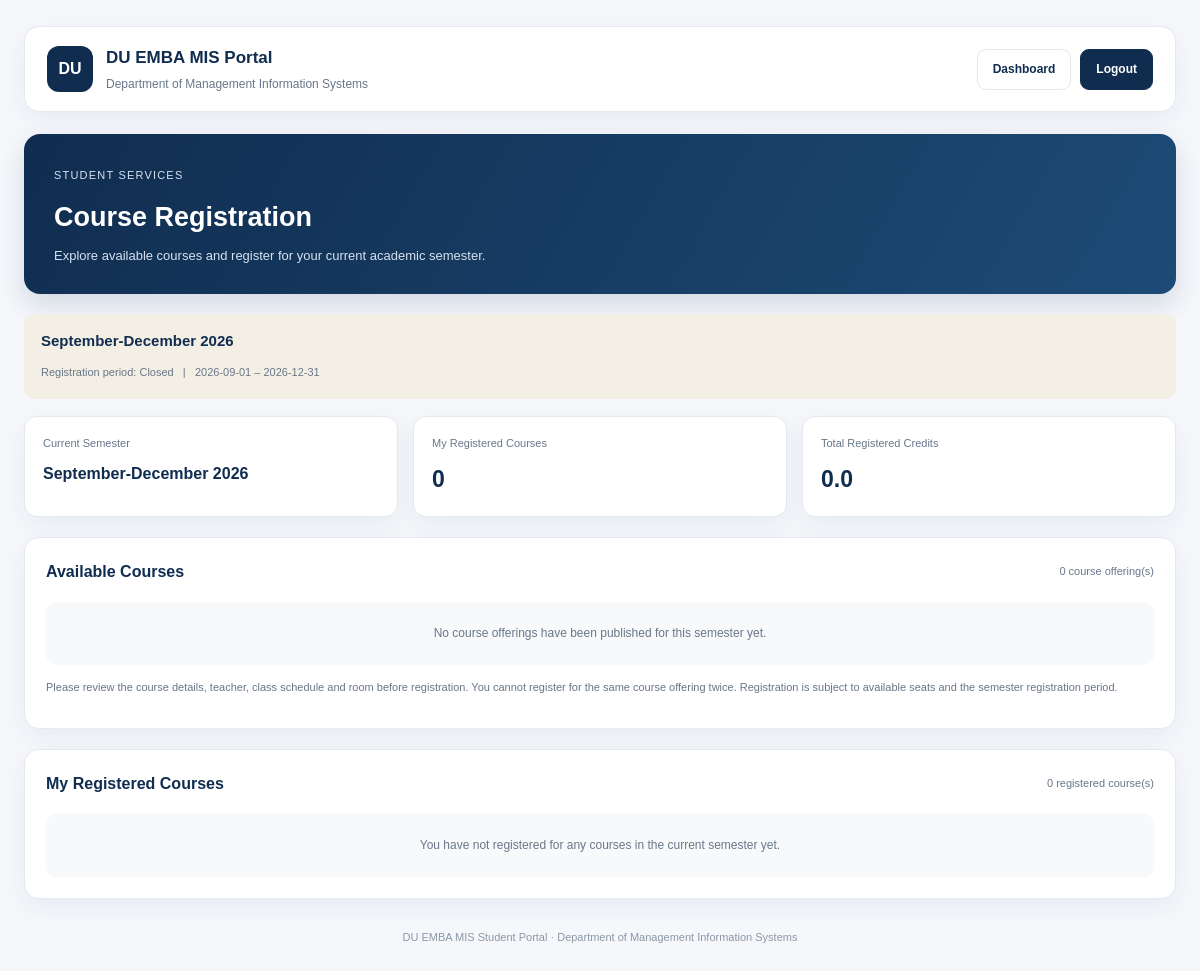
The page /student/course-registration.php (signed in) on the database its author committed.
### tables this page shows
CREATE TABLE `semesters` (
  `id` int UNSIGNED NOT NULL,
  `session_id` int UNSIGNED NOT NULL,
  `semester_name` varchar(100) NOT NULL,
  `start_date` date DEFAULT NULL,
  `end_date` date DEFAULT NULL,
  `registration_open` tinyint(1) NOT NULL DEFAULT '0',
  `status` enum('upcoming','active','completed') DEFAULT 'upcoming'
);

### student/course-registration.php (the view, shortened to what this page needs)
<?php
require_once __DIR__ . '/../config/database.php';
$userId = (int)($_SESSION['user_id'] ?? $_SESSION['id'] ?? 0);
function registration_escape($value): string
{
    return htmlspecialchars((string)($value ?? ''), ENT_QUOTES, 'UTF-8');
}
function registration_query(mysqli $conn, string $sql, string $types = '', array $params = []): array
{
    $stmt = $conn->prepare($sql);
    if ($types !== '') {
        $stmt->bind_param($types, ...$params);
    }
    if (!$stmt->execute()) {
        error_log('Course registration SQL execute error: ' . $stmt->error);
        $stmt->close();
        return [];
    }
    $result = $stmt->get_result();
    $rows = $result ? $result->fetch_all(MYSQLI_ASSOC) : [];
    return $rows;
}
function registration_one(mysqli $conn, string $sql, string $types = '', array $params = []): ?array
{
    $rows = registration_query($conn, $sql, $types, $params);
    return $rows[0] ?? null;
}
$student = null;
if ($userId > 0) {
    $student = registration_one(
        $conn,
        "SELECT id, student_id, user_id
         FROM students
         WHERE user_id = ?
         LIMIT 1",
        "i",
        [$userId]
    );
}
$studentTableId = (int)($student['id'] ?? 0);
$currentSemester = registration_one(
    $conn,
    "SELECT id, semester_name, start_date, end_date, registration_open, status
     FROM semesters
     WHERE status = 'active'
     ORDER BY id DESC
     LIMIT 1"
);
$currentSemesterId = (int)($currentSemester['id'] ?? 0);
$semesterRegistrationOpen =
    $currentSemester && (int)$currentSemester['registration_open'] === 1;
$availableCourses = [];
if ($currentSemesterId > 0) {
    $availableCourses = registration_query(
        $conn,
        "SELECT
            co.id AS offering_id,
            co.capacity,
            co.registration_open,
            c.course_code,
            c.course_title,
            c.credit_hours,
            u.full_name AS teacher_name,
            cs.class_day,
            cs.start_time,
            cs.end_time,
            cs.room,
            (
                SELECT COUNT(*)
                FROM course_registrations cr
                WHERE cr.offering_id = co.id
                  AND cr.status = 'registered'
            ) AS registered_count,
            (
                SELECT COUNT(*)
                FROM course_registrations cr2
                WHERE cr2.offering_id = co.id
                  AND cr2.student_id = ?
                  AND cr2.status = 'registered'
            ) AS already_registered
         FROM course_offerings co
         INNER JOIN courses c ON c.id = co.course_id
         LEFT JOIN teachers t ON t.id = co.teacher_id
         LEFT JOIN users u ON u.id = t.user_id
         LEFT JOIN course_schedules cs ON cs.offering_id = co.id
         WHERE co.semester_id = ?
           AND c.is_active = 1
         ORDER BY c.course_code ASC",
        "ii",
        [$studentTableId, $currentSemesterId]
    );
}
$myCourses = [];
if ($currentSemesterId > 0) {
    $myCourses = registration_query(
        $conn,
        "SELECT
            cr.id AS registration_id,
            cr.status,
            cr.registered_at,
            c.course_code,
            c.course_title,
            c.credit_hours,
            u.full_name AS teacher_name,
            cs.class_day,
            cs.start_time,
            cs.end_time,
            cs.room
         FROM course_registrations cr
         INNER JOIN course_offerings co ON co.id = cr.offering_id
         INNER JOIN courses c ON c.id = co.course_id
         LEFT JOIN teachers t ON t.id = co.teacher_id
         LEFT JOIN users u ON u.id = t.user_id
         LEFT JOIN course_schedules cs ON cs.offering_id = co.id
         WHERE cr.student_id = ?
           AND co.semester_id = ?
           AND cr.status = 'registered'
         ORDER BY c.course_code ASC",
        "ii",
        [$studentTableId, $currentSemesterId]
    );
}
$myCourseCount = count($myCourses);
$totalCredits = 0;
$dashboardLink = BASE_URL . '/student/dashboard.php';
$logoutLink = BASE_URL . '/auth/logout.php';
?>
<!DOCTYPE html>
<html lang="en">
<head>
    <link rel="stylesheet" href="<?= BASE_URL ?>/assets/css/style.css">
</head>
<body>
    <div class="cr-shell">
        <header class="cr-header">
            <div class="cr-brand">
                <div class="cr-logo">DU</div>
                <div>
                    <h2>DU EMBA MIS Portal</h2>
                    <p>Department of Management Information Systems</p>
                </div>
            </div>
            <div class="cr-actions">
                <a class="cr-btn" href="<?= registration_escape($dashboardLink) ?>">
                    Dashboard
                </a>
                <a class="cr-btn primary" href="<?= registration_escape($logoutLink) ?>">
                    Logout
                </a>
            </div>
        </header>
        <section class="cr-hero">
            <small>Student Services</small>
            <h1>Course Registration</h1>
            <p>
                Explore available courses and register for your current academic semester.
            </p>
        </section>
        <?php if ($currentSemester): ?>
        <div class="cr-semester">
            <strong>
                <?= registration_escape($currentSemester['semester_name']) ?>
            </strong>
            <span>
                Registration period:
                <?= $semesterRegistrationOpen ? 'Open' : 'Closed' ?>
                &nbsp; | &nbsp;
                <?= registration_escape($currentSemester['start_date']) ?>
                –
                <?= registration_escape($currentSemester['end_date']) ?>
            </span>
        </div>
        <?php else: ?>
        <div class="cr-message error">
            No active semester is configured. Please contact the Academic Office.
        </div>
        <?php endif; ?>
        <section class="cr-summary">
            <div class="cr-stat">
                <span>Current Semester</span>
                <strong style="font-size:16px">
                    <?= registration_escape($currentSemester['semester_name'] ?? 'Not configured') ?>
                </strong>
            </div>
            <div class="cr-stat">
                <span>My Registered Courses</span>
                <strong><?= (int)$myCourseCount ?></strong>
            </div>
            <div class="cr-stat">
                <span>Total Registered Credits</span>
                <strong><?= number_format($totalCredits, 1) ?></strong>
            </div>
        </section>
        <section class="cr-panel">
            <div class="cr-panel-head">
                <h3>Available Courses</h3>
                <span>
                    <?= count($availableCourses) ?> course offering(s)
                </span>
            </div>
            <?php if (!$currentSemester): ?>
            <div class="cr-empty">
                Course registration is unavailable because no active semester exists.
            </div>
            <?php elseif (!$availableCourses): ?>
            <div class="cr-empty">
                No course offerings have been published for this semester yet.
            </div>
            <?php endif; ?>
            <p class="cr-note">
                Please review the course details, teacher, class schedule and room before registration.
                You cannot register for the same course offering twice. Registration is subject to
                available seats and the semester registration period.
            </p>
        </section>
        <section class="cr-panel">
            <div class="cr-panel-head">
                <h3>My Registered Courses</h3>
                <span>
                    <?= (int)$myCourseCount ?> registered course(s)
                </span>
            </div>
            <?php if ($myCourses): ?>
            <div class="cr-table-wrap">
                <table class="cr-table">
                    <thead>
                        <tr>
                            <th>Course</th>
                            <th>Credit</th>
                            <th>Teacher</th>
                            <th>Schedule</th>
                            <th>Room</th>
                            <th>Registration Date</th>
                            <th>Status</th>
                        </tr>
                    </thead>
                    <tbody>
                        <?php foreach ($myCourses as $course): ?>
                        <tr>
                            <td>
                                <strong>
                                    <?= registration_escape($course['course_code']) ?>
                                </strong>
                                <?= registration_escape($course['course_title']) ?>
                            </td>
                            <td>
                                <?= registration_escape($course['credit_hours']) ?>
                            </td>
                            <td>
                                <?= registration_escape($course['teacher_name'] ?? 'Not assigned') ?>
                            </td>
                            <td>
                                <?php if (!empty($course['class_day'])): ?>
                                <?= registration_escape($course['class_day']) ?>
                                <br>
                                <span class="cr-muted">
                                    <?= registration_escape(
                                            registration_time($course['start_time'])
                                        ) ?>
                                    –
                                    <?= registration_escape(
                                            registration_time($course['end_time'])
                                        ) ?>
                                </span>
                                <?php else: ?>
                                Not scheduled
                                <?php endif; ?>
                            </td>
                            <td>
                                <?= registration_escape($course['room'] ?? '—') ?>
                            </td>
                            <td>
                                <?= registration_escape(
                                    $course['registered_at']
                                        ? date('d M Y', strtotime($course['registered_at']))
                                        : '—'
                                ) ?>
                            </td>
                            <td>
                                <span class="cr-status registered">
                                    <?= registration_escape($course['status']) ?>
                                </span>
                            </td>
                        </tr>
                        <?php endforeach; ?>
                    </tbody>
                </table>
            </div>
            <?php else: ?>
            <div class="cr-empty">
                You have not registered for any courses in the current semester yet.
            </div>
            <?php endif; ?>
        </section>
        <footer class="cr-footer">
            DU EMBA MIS Student Portal · Department of Management Information Systems
        </footer>
    </div>
</body>
</html>

### assets/css/style.css (style rules this page uses)
:root { --navy: #102d50; --navy-light: #1c456e; --beige: #f4efe5; --white: #ffffff; --text: #263548; --muted: #687789; --border: #e1e5eb; --danger-bg: #fff0ed; --danger-text: #a52d20; }
* { box-sizing: border-box; }
body { margin: 0; font-family: Arial, Helvetica, sans-serif; background: var(--beige); color: var(--text); line-height: 1.6; }
a { color: var(--navy-light); }

### student/course-registration.php (style rules this page uses)
:root { --navy: #102d50; --navy-light: #1c456e; --beige: #f4efe5; --bg: #f5f7fb; --text: #263548; --muted: #687789; --border: #e5e9f0; --white: #ffffff; --green: #16845b; --orange: #c77a19; --red: #c34d4d; --shadow: 0 8px 24px rgba(16, 45, 80, .06); }
* { box-sizing: border-box; }
body { margin: 0; background: var(--bg); color: var(--text); font-family: Arial, Helvetica, sans-serif; }
a { color: inherit; text-decoration: none; }
.cr-shell { width: min(1440px, calc(100% - 48px)); margin: 0 auto; padding: 26px 0 45px; }
.cr-header { display: flex; justify-content: space-between; align-items: center; gap: 15px; background: white; padding: 17px 22px; border: 1px solid var(--border); border-radius: 15px; box-shadow: var(--shadow); margin-bottom: 22px; }
.cr-brand { display: flex; align-items: center; gap: 13px; }
.cr-logo { width: 46px; height: 46px; display: grid; place-items: center; background: var(--navy); color: white; border-radius: 12px; font-weight: 800; }
.cr-brand h2 { color: var(--navy); font-size: 17px; margin: 0; }
.cr-brand p { color: var(--muted); font-size: 12px; margin: 4px 0 0; }
.cr-actions { display: flex; gap: 9px; }
.cr-btn { display: inline-flex; justify-content: center; align-items: center; padding: 10px 15px; border: 1px solid var(--border); border-radius: 9px; background: white; color: var(--navy); font-size: 12px; font-weight: 700; cursor: pointer; }
.cr-btn.primary { background: var(--navy); color: white; border-color: var(--navy); }
.cr-hero { background: linear-gradient(120deg, #102d50, #1d4b76); color: white; padding: 27px 30px; border-radius: 16px; margin-bottom: 20px; box-shadow: 0 12px 28px rgba(16, 45, 80, .14); }
.cr-hero small { color: #d7e2ef; text-transform: uppercase; font-size: 11px; letter-spacing: 1.2px; }
.cr-hero h1 { margin: 9px 0 7px; font-size: 27px; }
.cr-hero p { margin: 0; color: #d7e2ef; font-size: 13px; }
.cr-summary { display: grid; grid-template-columns: repeat(3, minmax(0, 1fr)); gap: 15px; margin-bottom: 20px; }
.cr-stat { background: white; border: 1px solid var(--border); border-radius: 13px; padding: 18px; box-shadow: var(--shadow); }
.cr-stat span { display: block; color: var(--muted); font-size: 11px; margin-bottom: 9px; }
.cr-stat strong { display: block; color: var(--navy); font-size: 23px; }
.cr-panel { background: white; border: 1px solid var(--border); border-radius: 15px; padding: 21px; margin-bottom: 20px; box-shadow: var(--shadow); }
.cr-panel-head { display: flex; justify-content: space-between; align-items: center; gap: 12px; margin-bottom: 17px; }
.cr-panel-head h3 { color: var(--navy); font-size: 16px; margin: 0; }
.cr-panel-head span { color: var(--muted); font-size: 11px; }
.cr-semester { background: var(--beige); border-radius: 11px; padding: 15px 17px; margin-bottom: 17px; }
.cr-semester strong { display: block; color: var(--navy); font-size: 15px; margin-bottom: 5px; }
.cr-semester span { color: var(--muted); font-size: 11px; }
.cr-empty { padding: 22px; border-radius: 10px; background: #f8f9fb; text-align: center; color: var(--muted); font-size: 12px; line-height: 1.6; }
.cr-note { color: var(--muted); font-size: 11px; line-height: 1.7; margin-top: 13px; }
.cr-footer { text-align: center; color: #8b97a6; font-size: 11px; padding: 10px 0; }

### rows shown on the page
semesters: semester_name "September-December 2026", start_date "2026-09-01", end_date "2026-12-31"

### other values the page prints
$myCourseCount "0"
$totalCredits "0.0"
count($availableCourses) "0"
